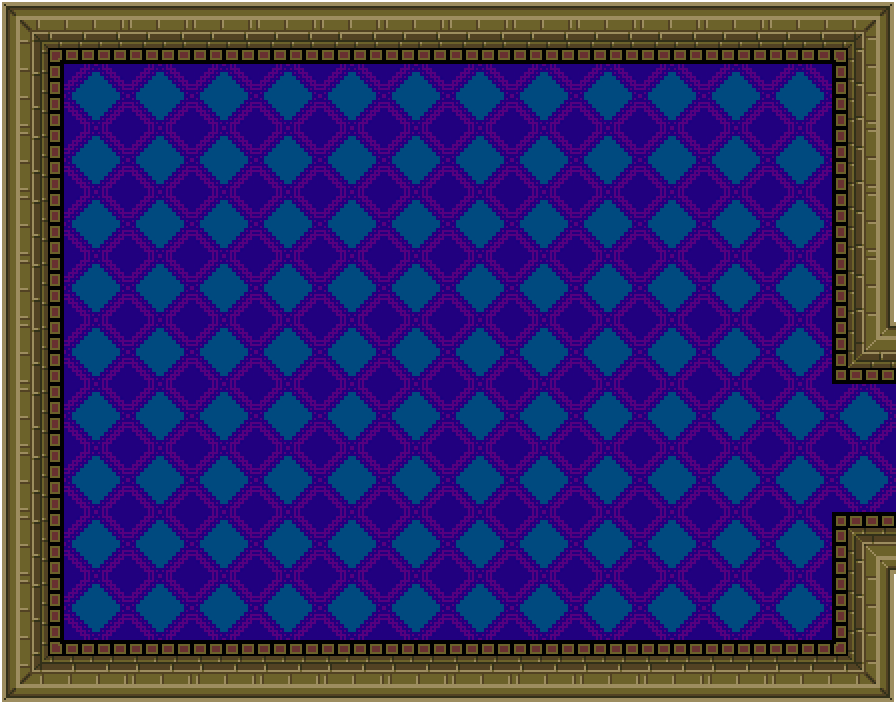

Below is a game level as drawn by its tile map, then a one-line description and the .tmx that defines it (tile-layer data replaced by summaries):
An orthogonal 14x11 tile map with 64x64 px tiles, 5 tile layers (under0, under1, under2, over0, ...) and 46 objects (44x wall, 2x COSThallway).

<map version="1.0" orientation="orthogonal" renderorder="right-down" width="14" height="11" tilewidth="64" tileheight="64" nextobjectid="111">
 <tileset firstgid="1" name="COS" tilewidth="64" tileheight="64" tilecount="49">
  <image source="COS.png" width="448" height="448" />
 </tileset>
 <layer name="under0" width="14" height="11">
  <data>[154 cells, 154 non-empty, 1 distinct tile ids]</data>
 </layer>
 <layer name="under1" width="14" height="11">
  <data>[154 cells, 44 non-empty, 12 distinct tile ids]</data>
 </layer>
 <layer name="under2" width="14" height="11">
  <data>[154 cells, 0 non-empty, 0 distinct tile ids]</data>
 </layer>
 <layer name="over0" width="14" height="11">
  <data>[154 cells, 0 non-empty, 0 distinct tile ids]</data>
 </layer>
 <objectgroup name="walls">
  <object id="61" name="wall" gid="13" x="0" y="64" width="64" height="64" />
  <object id="62" name="wall" gid="13" x="0" y="128" width="64" height="64" />
  <object id="63" name="wall" gid="13" x="0" y="192" width="64" height="64" />
  <object id="64" name="wall" gid="13" x="0" y="256" width="64" height="64" />
  <object id="65" name="wall" gid="13" x="0" y="320" width="64" height="64" />
  <object id="66" name="wall" gid="13" x="0" y="384" width="64" height="64" />
  <object id="67" name="wall" gid="13" x="0" y="448" width="64" height="64" />
  <object id="68" name="wall" gid="13" x="0" y="512" width="64" height="64" />
  <object id="69" name="wall" gid="13" x="0" y="576" width="64" height="64" />
  <object id="70" name="wall" gid="13" x="0" y="640" width="64" height="64" />
  <object id="71" name="wall" gid="13" x="0" y="704" width="64" height="64" />
  <object id="73" name="wall" gid="13" x="64" y="704" width="64" height="64" />
  <object id="74" name="wall" gid="13" x="128" y="704" width="64" height="64" />
  <object id="75" name="wall" gid="13" x="192" y="704" width="64" height="64" />
  <object id="76" name="wall" gid="13" x="256" y="704" width="64" height="64" />
  <object id="77" name="wall" gid="13" x="320" y="704" width="64" height="64" />
  <object id="78" name="wall" gid="13" x="384" y="704" width="64" height="64" />
  <object id="79" name="wall" gid="13" x="448" y="704" width="64" height="64" />
  <object id="80" name="wall" gid="13" x="512" y="704" width="64" height="64" />
  <object id="81" name="wall" gid="13" x="576" y="704" width="64" height="64" />
  <object id="82" name="wall" gid="13" x="640" y="704" width="64" height="64" />
  <object id="83" name="wall" gid="13" x="704" y="704" width="64" height="64" />
  <object id="84" name="wall" gid="13" x="768" y="704" width="64" height="64" />
  <object id="85" name="wall" gid="13" x="832" y="704" width="64" height="64" />
  <object id="87" name="wall" gid="13" x="832" y="640" width="64" height="64" />
  <object id="88" name="wall" gid="13" x="832" y="576" width="64" height="64" />
  <object id="89" name="wall" gid="13" x="832" y="384" width="64" height="64" />
  <object id="90" name="wall" gid="13" x="832" y="320" width="64" height="64" />
  <object id="91" name="wall" gid="13" x="832" y="256" width="64" height="64" />
  <object id="92" name="wall" gid="13" x="832" y="192" width="64" height="64" />
  <object id="93" name="wall" gid="13" x="832" y="128" width="64" height="64" />
  <object id="94" name="wall" gid="13" x="832" y="64" width="64" height="64" />
  <object id="95" name="wall" gid="13" x="768" y="64" width="64" height="64" />
  <object id="96" name="wall" gid="13" x="704" y="64" width="64" height="64" />
  <object id="97" name="wall" gid="13" x="640" y="64" width="64" height="64" />
  <object id="98" name="wall" gid="13" x="576" y="64" width="64" height="64" />
  <object id="99" name="wall" gid="13" x="512" y="64" width="64" height="64" />
  <object id="100" name="wall" gid="13" x="448" y="64" width="64" height="64" />
  <object id="101" name="wall" gid="13" x="384" y="64" width="64" height="64" />
  <object id="102" name="wall" gid="13" x="320" y="64" width="64" height="64" />
  <object id="103" name="wall" gid="13" x="256" y="64" width="64" height="64" />
  <object id="104" name="wall" gid="13" x="192" y="64" width="64" height="64" />
  <object id="105" name="wall" gid="13" x="128" y="64" width="64" height="64" />
  <object id="106" name="wall" gid="13" x="64" y="64" width="64" height="64" />
  <object id="107" name="COSThallway" gid="13" x="896" y="448" width="64" height="64" />
  <object id="108" name="COSThallway" gid="13" x="896" y="512" width="64" height="64" />
 </objectgroup>
 <layer name="over1" width="14" height="11">
  <data>[154 cells, 0 non-empty, 0 distinct tile ids]</data>
 </layer>
</map>